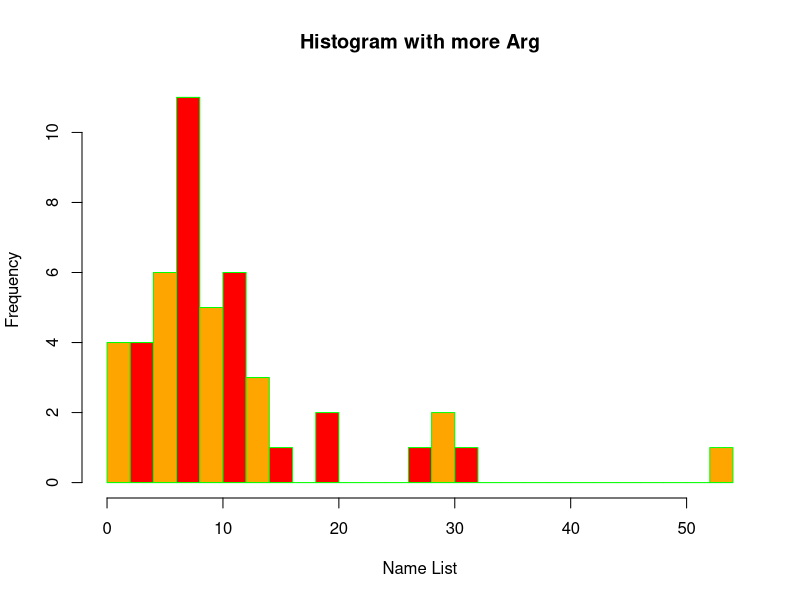

Generate this figure with R: (Note: this script raises an error after producing the figure.)
hist (swiss $Education,
      main="Histogram with more Arg",
      xlab="Name List",
      border="Green",
      col=c("Orange", "red"),
      breaks = 35
)

curve (swiss $Education, add = TRUE, col = "blue")

png(file = "hist.jpg")